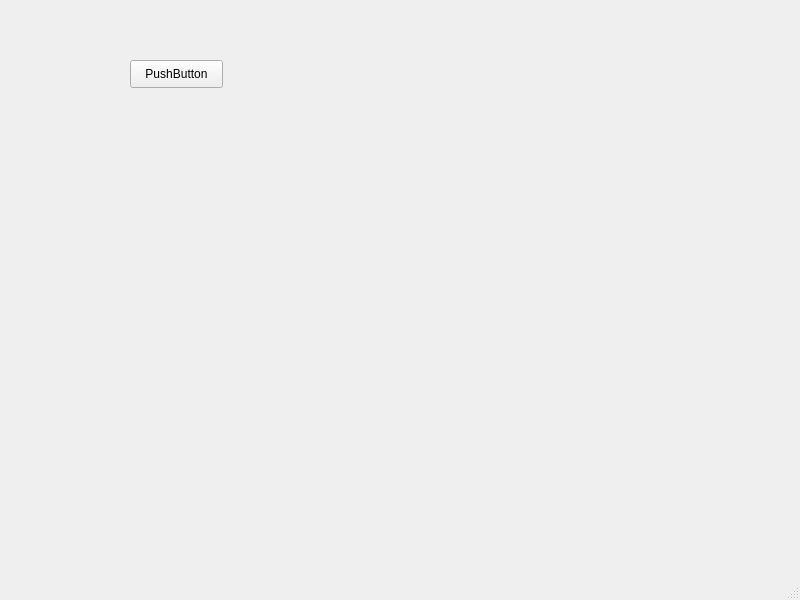
<?xml version="1.0" encoding="UTF-8"?>
<ui version="4.0">
 <class>MainWindow</class>
 <widget class="QMainWindow" name="MainWindow">
  <property name="geometry">
   <rect>
    <x>0</x>
    <y>0</y>
    <width>800</width>
    <height>600</height>
   </rect>
  </property>
  <property name="windowTitle">
   <string>MainWindow</string>
  </property>
  <widget class="QWidget" name="centralwidget">
   <widget class="QPushButton" name="pushButton">
    <property name="geometry">
     <rect>
      <x>130</x>
      <y>60</y>
      <width>93</width>
      <height>28</height>
     </rect>
    </property>
    <property name="text">
     <string>PushButton</string>
    </property>
   </widget>
   <widget class="mplWidget" name="mplWidget" native="true">
    <property name="geometry">
     <rect>
      <x>130</x>
      <y>140</y>
      <width>531</width>
      <height>331</height>
     </rect>
    </property>
   </widget>
  </widget>
  <widget class="QMenuBar" name="menubar">
   <property name="geometry">
    <rect>
     <x>0</x>
     <y>0</y>
     <width>800</width>
     <height>26</height>
    </rect>
   </property>
  </widget>
  <widget class="QStatusBar" name="statusbar"/>
 </widget>
 <customwidgets>
  <customwidget>
   <class>mplWidget</class>
   <extends>QWidget</extends>
   <header>mplwidget.h</header>
   <container>1</container>
  </customwidget>
 </customwidgets>
 <resources/>
 <connections/>
</ui>
